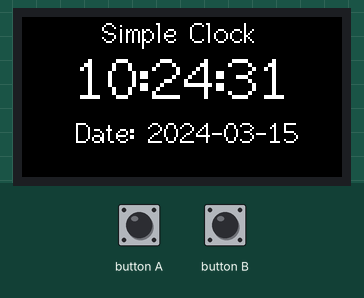
This sketch was run on a simulated ESP32. On the bench: 160×80 colour display. Inputs (shaded band) come from the test bench. WiFi joins after 1.5 s; servers stay silent unless stated; the local clock reads 2024-03-15 10:24:30 at power-on unless the sketch sets it; what the sketch prints to the serial monitor is not drawn.

Above: at 1.7 s.
1.8 s: button B pressed for 3.2 s
At 4.4 s:
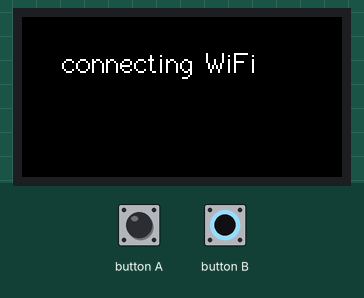
8.0 s: button A pressed for 0.15 s
At 9.2 s:
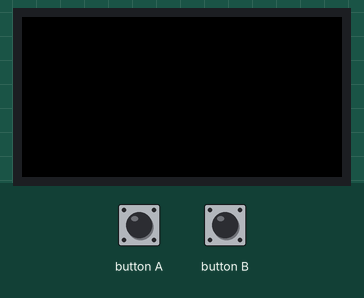
9.6 s: button A pressed for 1 s
At 10.8 s:
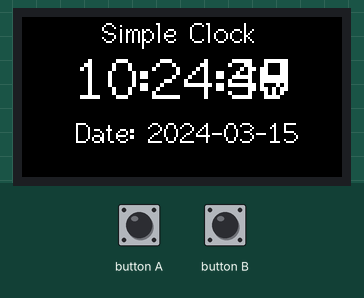
12.1 s: button B pressed for 3.2 s
At 14.5 s:
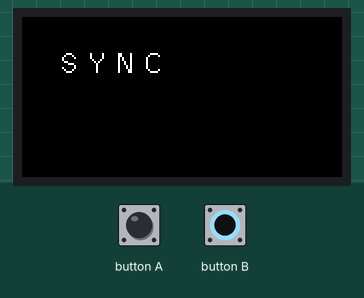
Timing chart, 0 to 16.0 s (numbered marks = the images above; inputs shaded):
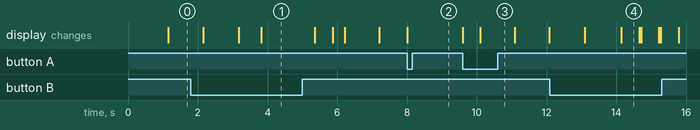

The sketch:

m5StickC-Clock.ino
```cpp
#include <M5StickC.h>
#include <WiFi.h>
#include "time.h"

//WiFi credentials
char* ssid       = "xxxxxx";
char* password   = "xxxxxx";

//
char* ntpServer =  "de.pool.ntp.org";

// define what timezone you are in
int timeZone = 7200;

// delay workarround
int tcount = 0;

// LCD Status
bool LCD = true;

RTC_TimeTypeDef RTC_TimeStruct;
RTC_DateTypeDef RTC_DateStruct;


void buttons_code() {
  // Button A control the LCD (ON/OFF)
  if (M5.BtnA.wasPressed()) {
    if (LCD) {
      M5.Lcd.writecommand(ST7735_DISPOFF);
      M5.Axp.ScreenBreath(0);
      LCD = !LCD;
    } else {
      M5.Lcd.writecommand(ST7735_DISPON);
      M5.Axp.ScreenBreath(255);
      LCD = !LCD;
    }
  }
  // Button B doing a time resync if pressed for 2 sec
  if (M5.BtnB.pressedFor(2000)) {
    timeSync();
  }
}

// Printing time to LCD
void doTime() {
  if (timeToDo(1000)) {
    M5.Lcd.setTextSize(2);
    M5.Rtc.GetTime(&RTC_TimeStruct);
    M5.Rtc.GetData(&RTC_DateStruct);
    M5.Lcd.setCursor(27, 15);
    M5.Lcd.printf("%02d:%02d:%02d\n", RTC_TimeStruct.Hours, RTC_TimeStruct.Minutes, RTC_TimeStruct.Seconds);
    M5.Lcd.setCursor(27, 50);
    M5.Lcd.setTextSize(1);
    M5.Lcd.printf("Date: %04d-%02d-%02d\n", RTC_DateStruct.Year, RTC_DateStruct.Month, RTC_DateStruct.Date);
  }
}

//delays stopping usualy everything using this workarround
bool timeToDo(int tbase) {
  tcount++;
  if (tcount == tbase) {
    tcount = 0;
    return true;
  } else {
    return false;
  }
}

// Syncing time from NTP Server
void timeSync() {
    M5.Lcd.setTextSize(1);
    Serial.println("Syncing Time");
    Serial.printf("Connecting to %s ", ssid);
    M5.Lcd.fillScreen(BLACK);
    M5.Lcd.setCursor(20, 15);
    M5.Lcd.println("connecting WiFi");
    WiFi.begin(ssid, password);
    while (WiFi.status() != WL_CONNECTED) {
      delay(500);
      Serial.print(".");
    }
    Serial.println(" CONNECTED");
    M5.Lcd.fillScreen(BLACK);
    M5.Lcd.setCursor(20, 15);
    M5.Lcd.println("Connected");
    // Set ntp time to local
    configTime(timeZone, 0, ntpServer);

    // Get local time
    struct tm timeInfo;
    if (getLocalTime(&timeInfo)) {
      // Set RTC time
      RTC_TimeTypeDef TimeStruct;
      TimeStruct.Hours   = timeInfo.tm_hour;
      TimeStruct.Minutes = timeInfo.tm_min;
      TimeStruct.Seconds = timeInfo.tm_sec;
      M5.Rtc.SetTime(&TimeStruct);

      RTC_DateTypeDef DateStruct;
      DateStruct.WeekDay = timeInfo.tm_wday;
      DateStruct.Month = timeInfo.tm_mon + 1;
      DateStruct.Date = timeInfo.tm_mday;
      DateStruct.Year = timeInfo.tm_year + 1900;
      M5.Rtc.SetData(&DateStruct);
      Serial.println("Time now matching NTP");
      M5.Lcd.fillScreen(BLACK);
      M5.Lcd.setCursor(20, 15);
      M5.Lcd.println("S Y N C");
      delay(500);
      M5.Lcd.fillScreen(BLACK);
      M5.Lcd.setCursor(40, 0, 2);
      M5.Lcd.println("Simple Clock");
    }
}

void setup() {
  M5.begin();

  M5.Lcd.setRotation(1);
  M5.Lcd.fillScreen(BLACK);

  M5.Lcd.setTextSize(1);
  M5.Lcd.setTextColor(WHITE,BLACK);
  M5.Lcd.setCursor(40, 0, 2);
  M5.Lcd.println("Simple Clock");
  //timeSync(); //uncomment if you want to have a timesync everytime you turn device on (if no WIFI is avail mostly bad)
}

void loop() {
  M5.update();
  buttons_code();
  doTime();
}
```

Measured:
- after the input at 1.8 s, the display: first differs from a run without the input after 2.0 s (image 1)
- after the input at 9.6 s, the display: first changes at once (image 3 shows a later state)
- what the display in image 4 shows lasts 0.6 s, from 14.1 s to 14.7 s
